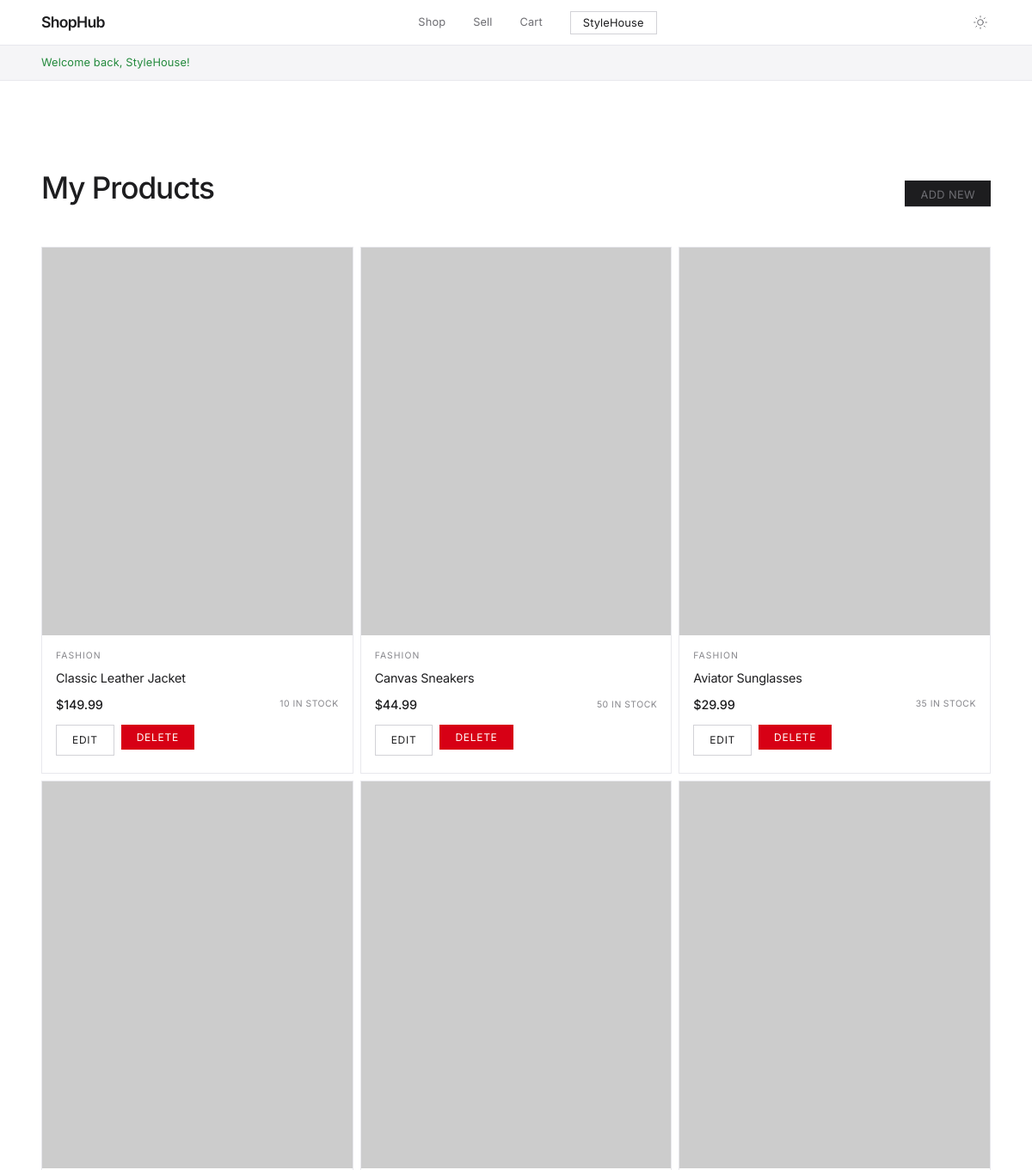
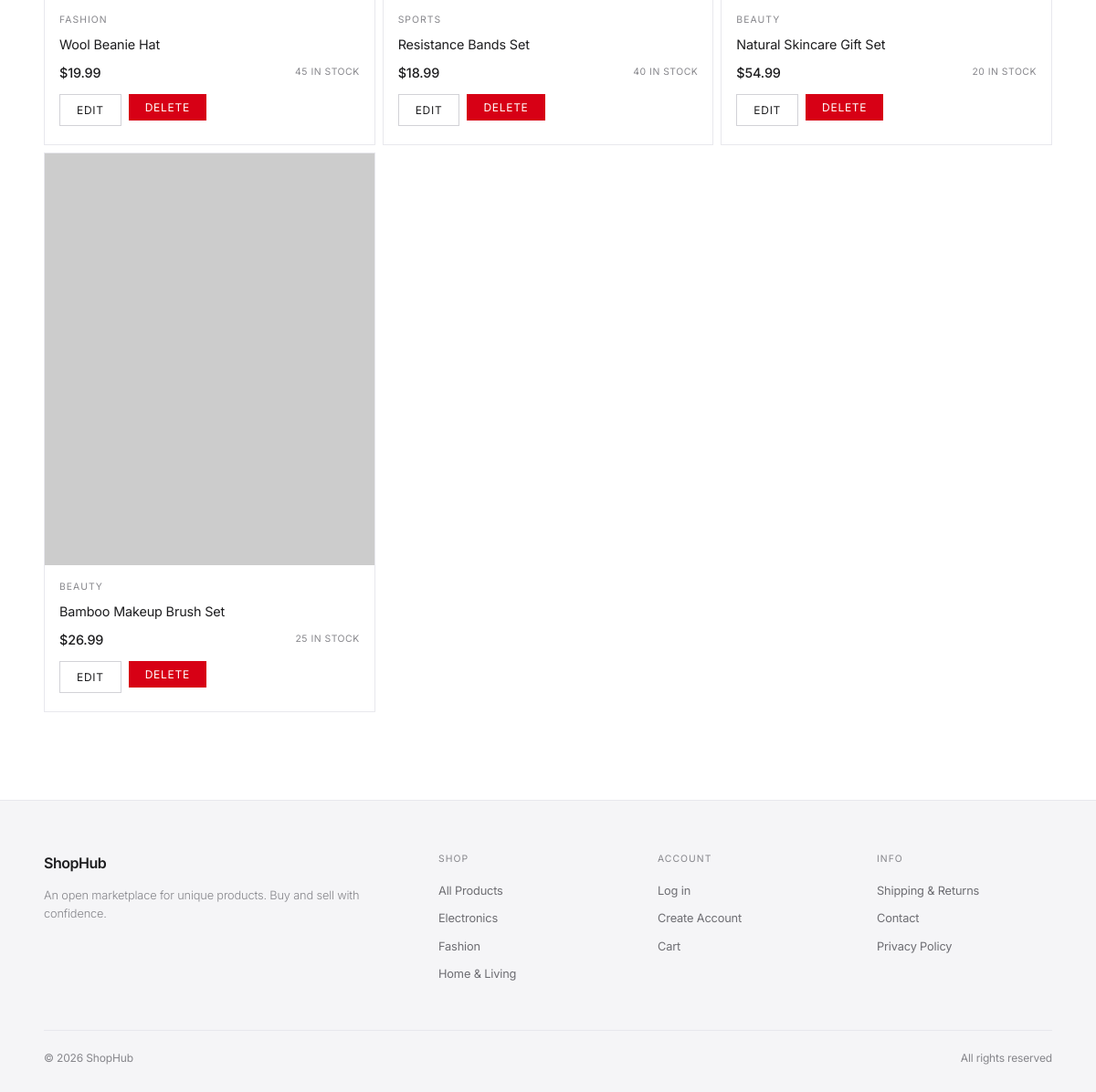
Before: /pages/my_products.php (signed in) with the older database file (2 pictures, top to bottom).
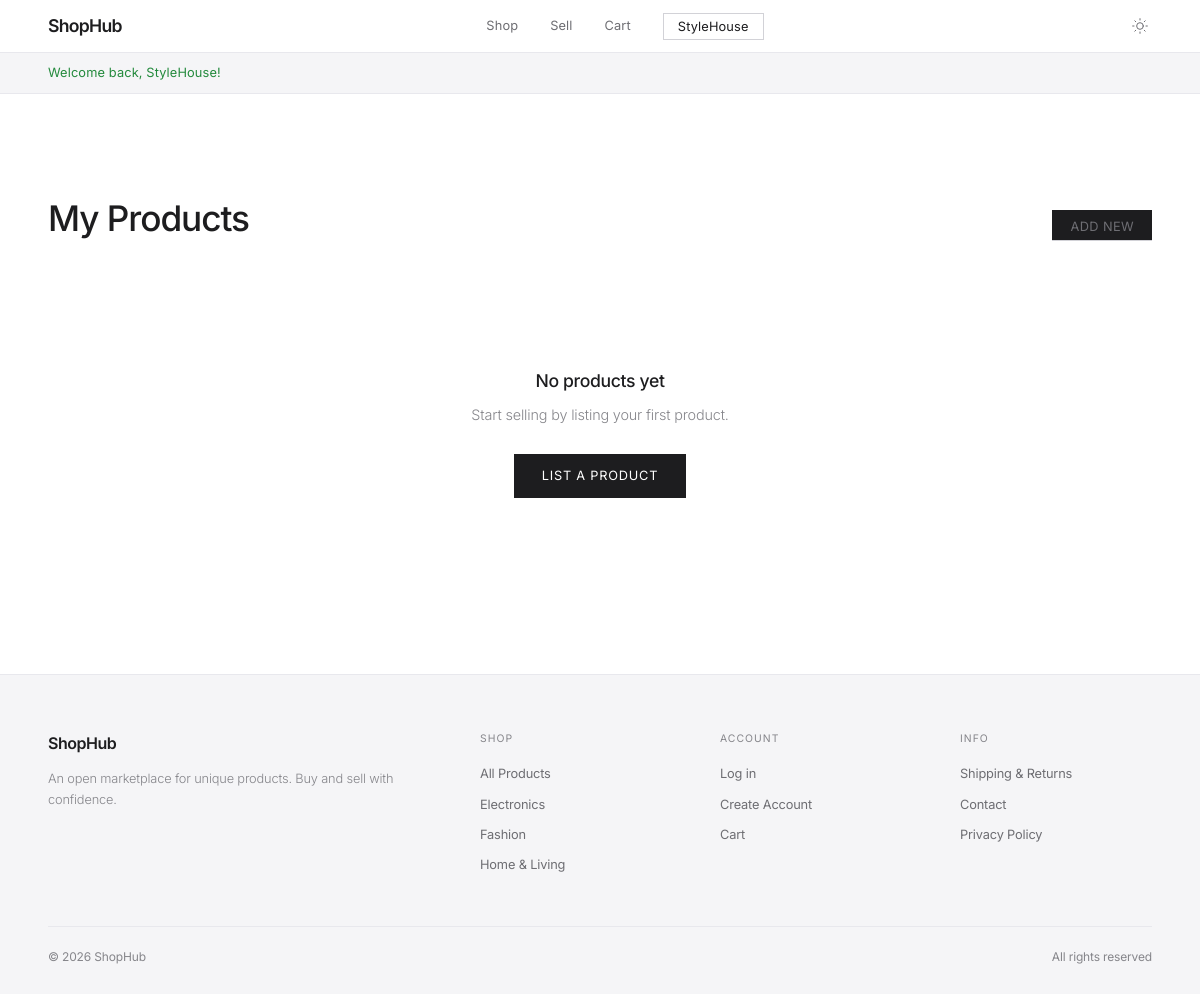
After: the same page with the newer database file.
### tables this page shows
CREATE TABLE `products` (
  `id` int NOT NULL,
  `user_id` int NOT NULL,
  `name` varchar(255) NOT NULL,
  `description` text,
  `price` decimal(10,2) NOT NULL,
  `image_url` varchar(500) DEFAULT NULL,
  `category` varchar(100) DEFAULT NULL,
  `stock` int DEFAULT '0',
  `created_at` timestamp NULL DEFAULT CURRENT_TIMESTAMP
);

### includes/helpers.php (called while the page is built, shortened)
<?php
function e(string $str): string {
    return htmlspecialchars($str, ENT_QUOTES, 'UTF-8');
}
function formatPrice(float $price): string {
    return '$' . number_format($price, 2);
}
function baseUrl(string $path = ''): string {
    return '/capi/shop/' . ltrim($path, '/');
}

### pages/my_products.php (the view, shortened to what this page needs)
<?php
require_once __DIR__ . '/../includes/db.php';
require_once __DIR__ . '/../includes/helpers.php';
$stmt = $pdo->prepare('SELECT * FROM products WHERE user_id = ? ORDER BY created_at DESC');
$stmt->execute([currentUserId()]);
$products = $stmt->fetchAll();
require_once __DIR__ . '/../includes/header.php';
?>
<div class="section">
    <div class="container">
        <div class="section-header">
            <h2>My Products</h2>
            <a href="<?= baseUrl('pages/create_product.php') ?>" class="btn btn-sm">Add New</a>
        </div>
        <?php if (empty($products)): ?>
            <div class="empty-state">
                <h2>No products yet</h2>
                <p>Start selling by listing your first product.</p>
                <a href="<?= baseUrl('pages/create_product.php') ?>" class="btn">List a Product</a>
            </div>
        <?php else: ?>
            <div class="products-grid">
                <?php foreach ($products as $product): ?>
                    <div class="product-card">
                        <a href="<?= baseUrl('pages/product.php?id=' . $product['id']) ?>">
                            <img class="product-card-img"
                                 src="<?= e($product['image_url'] ?: 'https://placehold.co/400x500/e8e8ed/86868b?text=No+Image') ?>"
                                 alt="<?= e($product['name']) ?>"
                                 loading="lazy">
                        </a>
                        <div class="product-card-body">
                            <div class="product-card-category"><?= e($product['category']) ?></div>
                            <h3 class="product-card-title">
                                <a href="<?= baseUrl('pages/product.php?id=' . $product['id']) ?>"><?= e($product['name']) ?></a>
                            </h3>
                            <div class="product-card-footer">
                                <span class="product-price"><?= formatPrice($product['price']) ?></span>
                                <span class="stock-indicator" style="color:var(--text-tertiary)"><?= $product['stock'] ?> in stock</span>
                            </div>
                            <div style="margin-top:12px;display:flex;gap:8px">
                                <a href="<?= baseUrl('pages/edit_product.php?id=' . $product['id']) ?>" class="btn btn-sm btn-ghost">Edit</a>
                                <form method="POST" action="" style="display:inline" onsubmit="return confirm('Delete this product?')">
                                    <button type="submit" class="btn btn-sm btn-danger">Delete</button>
                                </form>
                            </div>
                        </div>
                    </div>
                <?php endforeach; ?>
            </div>
        <?php endif; ?>
    </div>
</div>
<?php require_once __DIR__ . '/../includes/footer.php'; ?>

Changed rows visible on the page:
removed products: category "FASHION", name "Classic Leather Jacket", price "$149.99", stock "10"
removed products: category "FASHION", name "Canvas Sneakers", price "$44.99", stock "50"
removed products: category "FASHION", name "Aviator Sunglasses", price "$29.99", stock "35"
removed products: category "FASHION", name "Wool Beanie Hat", price "$19.99", stock "45"
removed products: category "SPORTS", name "Resistance Bands Set", price "$18.99", stock "40"
removed products: category "BEAUTY", name "Natural Skincare Gift Set", price "$54.99", stock "20"
removed products: category "BEAUTY", name "Bamboo Makeup Brush Set", price "$26.99", stock "25"
Other visible differences:
text now shown: "No products yet Start selling by listing your first product. LIST A PRODUCT"
